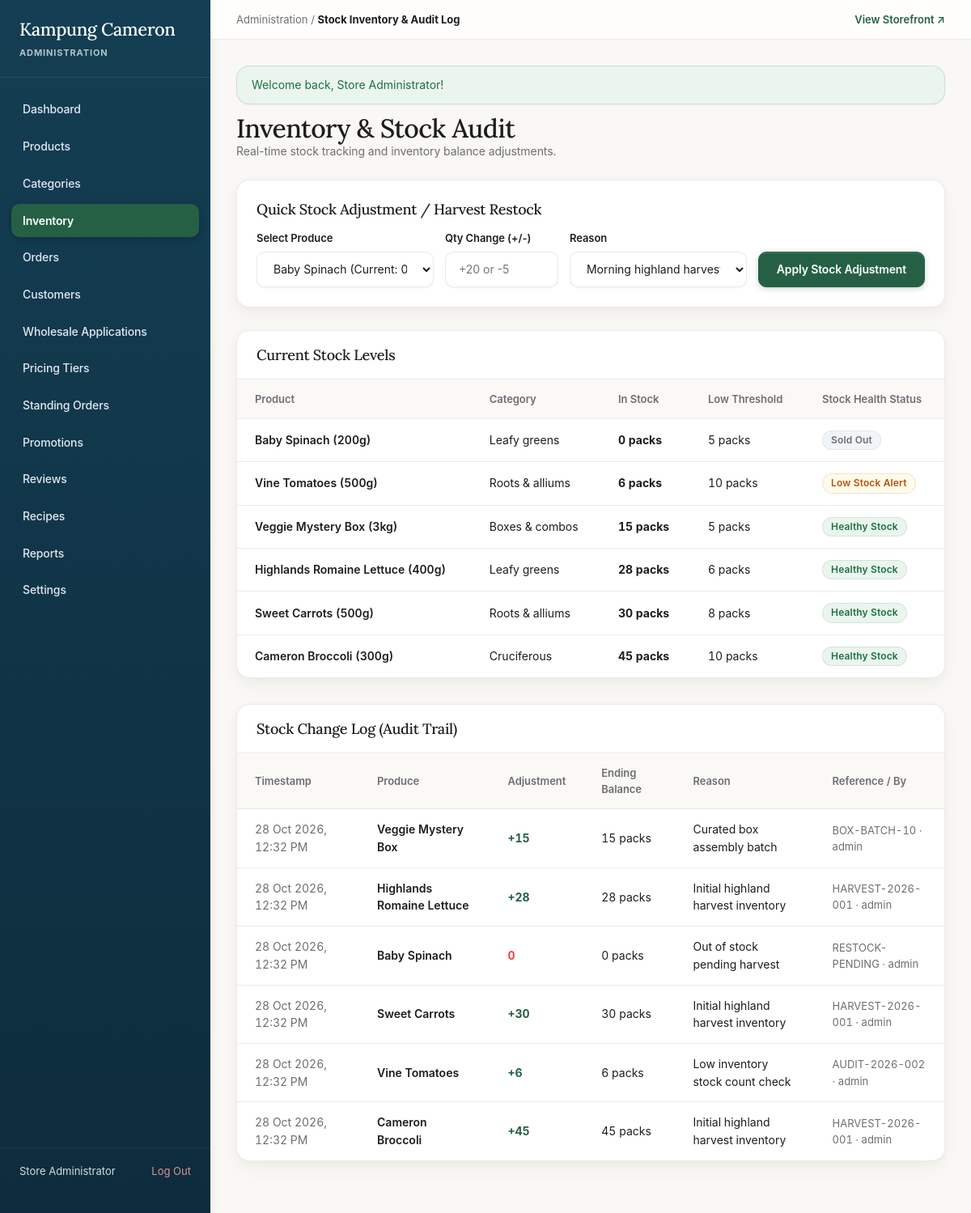
Page /admin/inventory (signed in) on the committed database.
### tables this page shows
CREATE TABLE IF NOT EXISTS `products` (
    `id` INT AUTO_INCREMENT PRIMARY KEY,
    `category_id` INT NOT NULL,
    `sku` VARCHAR(60) NOT NULL UNIQUE,
    `slug` VARCHAR(120) NOT NULL UNIQUE,
    `name_en` VARCHAR(150) NOT NULL,
    `name_zh` VARCHAR(150) NOT NULL,
    `unit_weight` VARCHAR(60) NOT NULL DEFAULT '500g',
    `price` DECIMAL(10,2) NOT NULL,
    `sale_price` DECIMAL(10,2) DEFAULT NULL,
    `stock_quantity` INT NOT NULL DEFAULT 0,
    `low_stock_threshold` INT NOT NULL DEFAULT 5,
    `description_en` TEXT DEFAULT NULL,
    `description_zh` TEXT DEFAULT NULL,
    `image` VARCHAR(255) DEFAULT NULL,
    `is_best_seller` TINYINT(1) NOT NULL DEFAULT 0,
    `is_active` TINYINT(1) NOT NULL DEFAULT 1,
    `created_at` DATETIME NOT NULL DEFAULT CURRENT_TIMESTAMP,
    `updated_at` DATETIME NOT NULL DEFAULT CURRENT_TIMESTAMP ON UPDATE CURRENT_TIMESTAMP,
    FOREIGN KEY (`category_id`) REFERENCES `categories`(`id`) ON DELETE RESTRICT,
    INDEX `idx_prod_category` (`category_id`),
    INDEX `idx_prod_slug` (`slug`),
    INDEX `idx_prod_stock` (`stock_quantity`)
);

CREATE TABLE IF NOT EXISTS `categories` (
    `id` INT AUTO_INCREMENT PRIMARY KEY,
    `slug` VARCHAR(100) NOT NULL UNIQUE,
    `name_en` VARCHAR(120) NOT NULL,
    `name_zh` VARCHAR(120) NOT NULL,
    `description_en` TEXT DEFAULT NULL,
    `description_zh` TEXT DEFAULT NULL,
    `image` VARCHAR(255) DEFAULT NULL,
    `sort_order` INT NOT NULL DEFAULT 0,
    `is_active` TINYINT(1) NOT NULL DEFAULT 1,
    INDEX `idx_cat_slug` (`slug`)
);

CREATE TABLE IF NOT EXISTS `stock_log` (
    `id` INT AUTO_INCREMENT PRIMARY KEY,
    `product_id` INT NOT NULL,
    `change_qty` INT NOT NULL,
    `balance_qty` INT NOT NULL,
    `reason` VARCHAR(100) NOT NULL,
    `reference_id` VARCHAR(80) DEFAULT NULL,
    `created_by` VARCHAR(100) DEFAULT 'system',
    `created_at` DATETIME NOT NULL DEFAULT CURRENT_TIMESTAMP,
    FOREIGN KEY (`product_id`) REFERENCES `products`(`id`) ON DELETE CASCADE,
    INDEX `idx_stock_prod` (`product_id`)
);

### app/helpers/view.php (called while the page is built, shortened)
<?php
function render_view(string $viewPath, array $data = [], string $layout = 'main'): void {
    extract($data);
    $viewFile = VIEW_PATH . '/' . $viewPath . '.php';
    require $viewFile;
}
function url(string $path = ''): string {
    return BASE_URL . '/' . ltrim($path, '/');
}

### app/controllers/AdminController.php (called while the page is built, shortened)
<?php
class AdminController {
    public function inventory(): void {
        $products = DB::fetchAll(
            "SELECT p.*, c.name_en as category_name
             FROM products p
             JOIN categories c ON p.category_id = c.id
             ORDER BY p.stock_quantity ASC"
        );
        $stockLogs = DB::fetchAll(
            "SELECT sl.*, p.name_en as product_name
             FROM stock_log sl
             JOIN products p ON sl.product_id = p.id
             ORDER BY sl.id DESC
             LIMIT 50"
        );
        render_view('admin/inventory', [
            'products'  => $products,
            'stockLogs' => $stockLogs,
            'title'     => 'Stock Inventory & Audit Log'
        ], 'admin');
    }
}

### config/db.php (called while the page is built, shortened)
<?php
class DB {
    private static ?PDO $instance = null;
    public static function connect(): PDO {
        if (self::$instance === null) {
            $dsn = sprintf(
                'mysql:host=%s;port=%s;dbname=%s;charset=utf8mb4',
                DB_HOST,
                DB_PORT,
                DB_NAME
            );
            $options = [
                PDO::ATTR_ERRMODE            => PDO::ERRMODE_EXCEPTION,
                PDO::ATTR_DEFAULT_FETCH_MODE => PDO::FETCH_ASSOC,
                PDO::ATTR_EMULATE_PREPARES   => false,
            ];
            try {
                self::$instance = new PDO($dsn, DB_USER, DB_PASS, $options);
            } catch (PDOException $e) {
                die('Database Connection Failed: ' . htmlspecialchars($e->getMessage()));
            }
        }
        return self::$instance;
    }
    public static function query(string $sql, array $params = []): PDOStatement {
        $stmt = self::connect()->prepare($sql);
        $stmt->execute($params);
        return $stmt;
    }
    public static function fetchAll(string $sql, array $params = []): array {
        return self::query($sql, $params)->fetchAll();
    }
}

### app/views/admin/inventory.php (the view, shortened to what this page needs)
<div>
    <div class="admin-page-header">
        <div>
            <h1 class="admin-page-title">Inventory & Stock Audit</h1>
            <p style="color: var(--admin-text-muted); font-size: 14px;">Real-time stock tracking and inventory balance adjustments.</p>
        </div>
    </div>
    <div class="admin-card" style="padding: 24px; margin-bottom: 28px;">
        <h3 style="font-size: 18px; margin-bottom: 14px;">Quick Stock Adjustment / Harvest Restock</h3>
        <form action="<?= url('/admin/inventory/adjust') ?>" method="POST" style="display: flex; gap: 14px; align-items: flex-end; flex-wrap: wrap;">
            <div style="flex: 1; min-width: 200px;">
                <label class="form-label" for="inventory-product_id">Select Produce</label>
                    <select id="inventory-product_id" name="product_id" class="form-select">
                    <?php foreach ($products as $p): ?>
                        <option value="<?= $p['id'] ?>">
                            <?= htmlspecialchars($p['name_en']) ?> (Current: <?= $p['stock_quantity'] ?>)
                        </option>
                    <?php endforeach; ?>
                </select>
            </div>
            <div style="width: 140px;">
                <label class="form-label" for="inventory-change_quantity">Qty Change (+/-)</label>
                    <input id="inventory-change_quantity" type="number" name="change_quantity" class="form-input" placeholder="+20 or -5" required>
            </div>
            <div style="flex: 1; min-width: 180px;">
                <label class="form-label" for="inventory-reason">Reason</label>
                    <select id="inventory-reason" name="reason" class="form-select">
                    <option value="morning_harvest_restock">Morning highland harvest</option>
                </select>
            </div>
            <button type="submit" class="btn btn-primary">Apply Stock Adjustment</button>
        </form>
    </div>
    <div class="admin-card" style="margin-bottom: 32px;">
        <div class="admin-card-header">
            <h3>Current Stock Levels</h3>
        </div>
        <div class="admin-table-scroll" role="region" aria-label="Inventory data table" tabindex="0"><table class="admin-table">
            <thead>
                <tr>
                    <th>Product</th>
                    <th>Category</th>
                    <th>In Stock</th>
                    <th>Low Threshold</th>
                    <th>Stock Health Status</th>
                </tr>
            </thead>
            <tbody>
                <?php foreach ($products as $p): ?>
                    <tr>
                        <td style="font-weight: 600;"><?= htmlspecialchars($p['name_en']) ?> (<?= htmlspecialchars($p['unit_weight']) ?>)</td>
                        <td><?= htmlspecialchars($p['category_name']) ?></td>
                        <td style="font-weight: 700;"><?= $p['stock_quantity'] ?> packs</td>
                        <td><?= $p['low_stock_threshold'] ?> packs</td>
                        <td>
                            <?php if ($p['stock_quantity'] <= 0): ?>
                                <span class="badge badge-sold-out">Sold Out</span>
                            <?php elseif ($p['stock_quantity'] <= $p['low_stock_threshold']): ?>
                                <span class="badge badge-low-stock">Low Stock Alert</span>
                            <?php else: ?>
                                <span class="badge badge-in-stock">Healthy Stock</span>
                            <?php endif; ?>
                        </td>
                    </tr>
                <?php endforeach; ?>
            </tbody>
        </table></div>
    </div>
    <div class="admin-card">
        <div class="admin-card-header">
            <h3>Stock Change Log (Audit Trail)</h3>
        </div>
        <div class="admin-table-scroll" role="region" aria-label="Inventory data table" tabindex="0"><table class="admin-table">
            <thead>
                <tr>
                    <th>Timestamp</th>
                    <th>Produce</th>
                    <th>Adjustment</th>
                    <th>Ending Balance</th>
                    <th>Reason</th>
                    <th>Reference / By</th>
                </tr>
            </thead>
            <tbody>
                <?php foreach ($stockLogs as $sl): ?>
                    <tr>
                        <td style="color: var(--admin-text-muted);"><?= date('d M Y, h:i A', strtotime($sl['created_at'])) ?></td>
                        <td style="font-weight: 600;"><?= htmlspecialchars($sl['product_name']) ?></td>
                        <td style="font-weight: 700; color: <?= $sl['change_qty'] > 0 ? 'var(--primary-green)' : '#ef4444' ?>;">
                            <?= $sl['change_qty'] > 0 ? '+' . $sl['change_qty'] : $sl['change_qty'] ?>
                        </td>
                        <td><?= $sl['balance_qty'] ?> packs</td>
                        <td><?= htmlspecialchars(str_replace('_', ' ', $sl['reason'])) ?></td>
                        <td style="font-size: 13px; color: var(--admin-text-muted);"><?= htmlspecialchars($sl['reference_id'] ?? '') ?> · <?= htmlspecialchars($sl['created_by']) ?></td>
                    </tr>
                <?php endforeach; ?>
            </tbody>
        </table></div>
    </div>
</div>

### public/assets/css/style.css (style rules this page uses)
:root { --primary-green: #256045; --primary-green-dark: #194430; --primary-green-light: #eaf5ee; --service-blue: #184e68; --service-blue-dark: #10384c; --service-blue-light: #eef6f9; --warm-paper: #faf8f5; --warm-paper-card: #f4efe6; --surface-white: #ffffff; --surface-translucent: rgba(250, 248, 245, 0.85); --text-main: #1d1d1f; --text-muted: #6e6e73; --text-subtle: #86868b; --border-color: rgba(0, 0, 0, 0.08); --border-focus: #256045; --danger-color: #d9383a; --danger-bg: #fff1f2; --warning-color: #b45309; --warning-bg: #fffbeb; --success-color: #1e7041; --success-bg: #eaf5ee; --radius-xs: 6px; --radius-sm: 10px; --radius-md: 16px; --radius-lg: 22px; --radius-pill: 9999px; --shadow-sm: 0 1px 3px rgba(0, 0, 0, 0.04), 0 1px 2px rgba(0, 0, 0, 0.02); --shadow-md: 0 4px 14px rgba(0, 0, 0, 0.05), 0 1px 3px rgba(0, 0, 0, 0.02); --shadow-lg: 0 12px 32px rgba(0, 0, 0, 0.08), 0 2px 6px rgba(0, 0, 0, 0.03); --shadow-card: 0 2px 8px rgba(0, 0, 0, 0.03), 0 10px 24px rgba(0, 0, 0, 0.04); --shadow-card-hover: 0 8px 24px rgba(0, 0, 0, 0.07), 0 20px 40px rgba(0, 0, 0, 0.05); --shadow-modal: 0 24px 64px rgba(0, 0, 0, 0.16), 0 4px 16px rgba(0, 0, 0, 0.04); --ease-apple: cubic-bezier(0.16, 1, 0.3, 1); --transition-quick: 0.16s var(--ease-apple); --transition-smooth: 0.28s var(--ease-apple); --transition-instant: 0.1s ease-out; --max-width: 1280px; }
*, *::before, *::after { box-sizing: border-box; margin: 0; padding: 0; }
html { scroll-behavior: smooth; }
body { font-family: -apple-system, BlinkMacSystemFont, "SF Pro Text", "SF Pro Display", "DM Sans", "Noto Sans SC", "Segoe UI", Roboto, sans-serif; background-color: var(--warm-paper); color: var(--text-main); line-height: 1.55; font-size: 15px; -webkit-font-smoothing: antialiased; -moz-osx-font-smoothing: grayscale; text-rendering: optimizeLegibility; min-height: 100vh; display: flex; flex-direction: column; }
h1, h2, h3, h4 { font-family: 'Lora', 'Noto Sans SC', Georgia, serif; font-weight: 500; color: var(--text-main); }
h1 { font-size: clamp(32px, 4.5vw, 48px); line-height: 1.1; letter-spacing: -0.028em; }
h3 { font-size: 20px; line-height: 1.28; letter-spacing: -0.016em; }
p { line-height: 1.6; letter-spacing: -0.005em; }
button, input, select, textarea { font-family: inherit; font-size: inherit; }
.btn { display: inline-flex; align-items: center; justify-content: center; gap: 8px; min-height: 44px; padding: 10px 22px; font-size: 14px; font-weight: 600; letter-spacing: -0.01em; border-radius: var(--radius-sm); border: 1px solid transparent; cursor: pointer; user-select: none; white-space: nowrap; box-shadow: var(--shadow-sm); transition: transform var(--transition-instant), background-color var(--transition-quick), border-color var(--transition-quick), box-shadow var(--transition-quick); }
.btn-primary { background-color: var(--primary-green); color: var(--surface-white); border-color: var(--primary-green); box-shadow: 0 2px 6px rgba(37, 96, 69, 0.25), inset 0 1px 0 rgba(255, 255, 255, 0.15); }
.badge { display: inline-flex; align-items: center; padding: 4px 10px; border-radius: var(--radius-pill); font-size: 12px; font-weight: 600; line-height: 1.2; letter-spacing: 0.01em; }
.badge-in-stock { background-color: var(--success-bg); color: var(--success-color); border: 1px solid rgba(30, 112, 65, 0.12); }
.badge-low-stock { background-color: var(--warning-bg); color: var(--warning-color); border: 1px solid rgba(180, 83, 9, 0.15); }
.badge-sold-out { background-color: #f1f5f9; color: var(--text-muted); border: 1px solid rgba(0, 0, 0, 0.06); }
.form-label { display: block; font-size: 13px; font-weight: 600; margin-bottom: 6px; color: var(--text-main); letter-spacing: -0.005em; }
.form-input, .form-select, .form-textarea { width: 100%; min-height: 44px; padding: 10px 16px; background-color: var(--surface-white); border: 1px solid var(--border-color); border-radius: var(--radius-sm); font-size: 14px; color: var(--text-main); box-shadow: var(--shadow-sm); transition: border-color var(--transition-quick), box-shadow var(--transition-quick); }

### rows in the picture
products: name_en "Baby Spinach", unit_weight "200g", category.name_en "Leafy greens", stock_quantity "0", low_stock_threshold "5", shows "Sold Out"
products: name_en "Vine Tomatoes", unit_weight "500g", category.name_en "Roots & alliums", stock_quantity "6", low_stock_threshold "10", shows "Low Stock Alert"
products: name_en "Veggie Mystery Box", unit_weight "3kg", category.name_en "Boxes & combos", stock_quantity "15", low_stock_threshold "5", shows "Healthy Stock"
products: name_en "Highlands Romaine Lettuce", unit_weight "400g", category.name_en "Leafy greens", stock_quantity "28", low_stock_threshold "6", shows "Healthy Stock"
products: name_en "Sweet Carrots", unit_weight "500g", category.name_en "Roots & alliums", stock_quantity "30", low_stock_threshold "8", shows "Healthy Stock"
products: name_en "Cameron Broccoli", unit_weight "300g", category.name_en "Cruciferous", stock_quantity "45", low_stock_threshold "10", shows "Healthy Stock"
stock_log: created_at "28 Oct 2026, 12:32 PM", product.name_en "Veggie Mystery Box", change_qty "15", balance_qty "15", reason "Curated box assembly batch", reference "BOX-BATCH-10", created_by "admin"
stock_log: created_at "28 Oct 2026, 12:32 PM", product.name_en "Highlands Romaine Lettuce", change_qty "28", balance_qty "28", reason "Initial highland harvest inventory", reference "HARVEST-2026-001", created_by "admin"
stock_log: created_at "28 Oct 2026, 12:32 PM", product.name_en "Baby Spinach", change_qty "0", balance_qty "0", reason "Out of stock pending harvest", reference "RESTOCK-PENDING", created_by "admin"
stock_log: created_at "28 Oct 2026, 12:32 PM", product.name_en "Sweet Carrots", change_qty "30", balance_qty "30", reason "Initial highland harvest inventory", reference "HARVEST-2026-001", created_by "admin"
stock_log: created_at "28 Oct 2026, 12:32 PM", product.name_en "Vine Tomatoes", change_qty "6", balance_qty "6", reason "Low inventory stock count check", reference "AUDIT-2026-002", created_by "admin"
stock_log: created_at "28 Oct 2026, 12:32 PM", product.name_en "Cameron Broccoli", change_qty "45", balance_qty "45", reason "Initial highland harvest inventory", reference "HARVEST-2026-001", created_by "admin"

### other values in the picture
$label "Dashboard"
$label "Products"
$label "Categories"
$label "Inventory"
$label "Orders"
$label "Customers"
$label "Wholesale Applications"
$label "Pricing Tiers"
$label "Standing Orders"
$label "Promotions"
$label "Reviews"
$label "Recipes"
$label "Reports"
$label "Settings"
auth_user()['name'] "Store Administrator"
